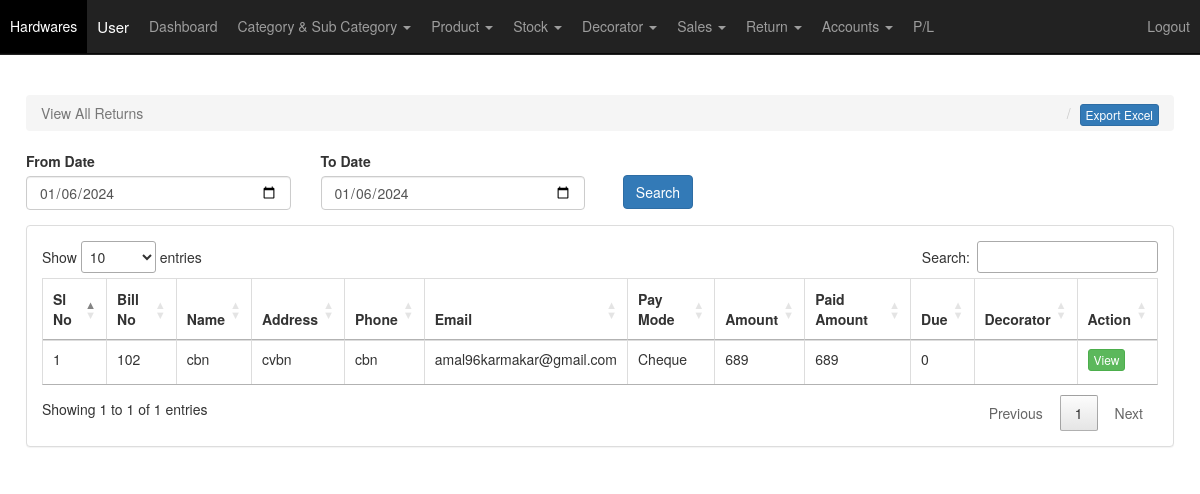
Screenshot of /view_return.php (signed in) with the database file from the repository.
### tables this page shows
CREATE TABLE `sales` (
  `sales_id` int NOT NULL,
  `bill_number` varchar(55) NOT NULL,
  `name` varchar(255) NOT NULL,
  `address` varchar(255) NOT NULL,
  `phone` varchar(55) NOT NULL,
  `email` varchar(55) NOT NULL,
  `pay_mode` varchar(55) NOT NULL,
  `total_purchase_amount` varchar(155) NOT NULL,
  `total_amount` varchar(55) NOT NULL,
  `paid` varchar(55) NOT NULL,
  `due` varchar(55) NOT NULL,
  `description` longtext NOT NULL,
  `decorator_id` varchar(55) NOT NULL,
  `next_payment_date` varchar(55) NOT NULL,
  `refer_type` varchar(15) NOT NULL DEFAULT 'S',
  `insert_date` datetime NOT NULL DEFAULT CURRENT_TIMESTAMP
);

### view_return.php (the view, shortened to what the rows shown need)
<?php include "include/header.php"; ?>
    <div id="wrapper">
        <?php include "top-menu.php"; ?>
        <div id="page-wrapper">
            <div class="container-fluid">
                <div class="row">
                    <?php if($_REQUEST['flag'] == "edit") {
                          $show=mysqli_fetch_array(mysqli_query($conn, "SELECT * from `sales` where `sales_id` = '$_REQUEST[edit_id]'")); ?>
                        <div class="col-lg-12 col-md-12">
                            <form role="form" action="<?php echo $_SERVER['PHP_SELF']; ?>" method="POST">
                                <input name="sales_id" value="<?php echo $show['sales_id']; ?>" type="hidden">
                                <div class="col-md-3">
                                    <div class="form-group">
                                      <label>Bill Number</label>
                                      <input class="form-control" name="bill_num" value="<?php echo $show['bill_number']; ?>" type="text" placeholder="Enter Bill Number">
                                    </div>
                                </div>
                                <div class="col-md-3">
                                    <div class="form-group">
                                      <label>Name</label>
                                      <input class="form-control" name="name" value="<?php echo $show['name']; ?>" type="text" placeholder="Enter Name">
                                    </div>
                                </div>
                                <div class="col-md-3">
                                    <div class="form-group">
                                      <label>Phone</label>
                                      <input class="form-control" name="phone" value="<?php echo $show['phone']; ?>" type="text" placeholder="Enter Phone">
                                    </div>
                                </div>
                                <div class="col-md-3">
                                    <div class="form-group">
                                      <label>Email</label>
                                      <input class="form-control" name="email" value="<?php echo $show['email']; ?>" type="text" placeholder="Enter Email">
                                    </div>
                                </div>
                                <div class="col-lg-12">
                                    <table class="table table-bordered">
                                        <thead>
                                          <tr class="success">
                                            <th>Total Amount</th>
                                            <th>Previous Payment</th>
                                            <th>Due Amount</th>
                                          </tr>
                                        </thead>
                                        <tbody>
                                          <tr>
                                            <td>Rs. <?php echo $show['total_amount']; ?></td>
                                            <td>Rs. <?php echo $show['paid']; ?><input name="ppaid" type="hidden" value="<?php echo $show['paid']; ?>"></td>
                                            <td>Rs. <?php echo $show['due']; ?><input id="pdue" name="pdue" type="hidden" value="<?php echo $show['due']; ?>"></td>
                                          </tr>
                                        </tbody>
                                    </table>
                                </div>
                                <div class="col-md-2">
                                    <div class="form-group">
                                    	<label>Payment mode <span class="text-danger">*</span></label>
                                    	<select class="form-control" name="paytype" id="paytype" required="">
                                    		<option>Select Pay Mode</option>
                                    		<option value="Cash" <?php if($show['pay_mode']=="Cash") { echo "selected"; } else { } ?>>Cash</option>
                                    		<option value="Google pay" <?php if($show['pay_mode']=="Google pay") { echo "selected"; } else { } ?>>Google pay</option>
                                    		<option value="UPI/Net banking" <?php if($show['pay_mode']=="UPI/Net banking") { echo "selected"; } else { } ?>>UPI/Net banking</option>
                                    		<option value="Credit card" <?php if($show['pay_mode']=="Credit card") { echo "selected"; } else { } ?>>Credit card</option>
                                    		<option value="Debit card" <?php if($show['pay_mode']=="Debit card") { echo "selected"; } else { } ?>>Debit card</option>
                                    		<option value="Cheque" <?php if($show['pay_mode']=="Cheque") { echo "selected"; } else { } ?>>Cheque</option>
                                    		<option value="Paytm" <?php if($show['pay_mode']=="Paytm") { echo "selected"; } else { } ?>>Paytm</option>
                                    	</select>
                                    </div>
                                </div>
                                <div class="col-md-2">
                                    <div class="form-group">
                                      <label>Total Amount</label>
                                      <input class="form-control" name="tamount" value="<?php echo $show['total_amount']; ?>" type="text" placeholder="Enter Total Amount">
                                    </div>
                                </div>
                                <div class="col-md-2">
                                    <div class="form-group">
                                      <label>Paid</label>
                                      <input class="form-control" id="paid1" name="paid" onkeyup="calc1()" type="text" placeholder="Enter Paid">
                                    </div>
                                </div>
                                <div class="col-md-2">
                                    <div class="form-group">
                                      <label>Due</label>
                                      <input class="form-control" id="due1" name="due" type="text" placeholder="Enter Due">
                                    </div>
                                </div>
                                <div class="col-md-4">
                                    <div class="form-group">
                                      <label>Description</label>
                                      <textarea class="form-control" name="description" rows="4" cols="50" placeholder="Enter Description" style="height:80px;"><?php echo $show['description']; ?></textarea>
                                    </div>
                                </div>
                                <hr>
                                <div class="col-md-12">
                                        <table class="table table-bordered" id="sumtable">
                                          <thead>
                                            <tr class="success">
                                              <th>Item Name</th>
                                              <th>Quantity</th>
                                              <th>Price (Per Unit)</th>
                                              <th>Total Price</th>
                                              <th>Item Description</th>
                                            </tr>
                                          </thead>
                                          <tbody class="field_wrapper" id="product_table">
                                            <?php $sql_stock = mysqli_query($conn, "SELECT * FROM item_sales WHERE sales_id='".$show['sales_id']."'");
                                            while($show_stock = mysqli_fetch_array($sql_stock)) { ?>
                                            <tr>
                                              <td><?php $sql_pname = mysqli_fetch_array(mysqli_query($conn, "SELECT * FROM product WHERE product_id = '".$show_stock['item_name']."'")); echo $sql_pname['product_name']; ?></td>
                                              <td><?php echo $show_stock['quantity']; ?></td>
                                              <td><?php echo $show_stock['price']; ?></td>
                                              <td><?php echo ($show_stock['quantity']*$show_stock['price']); ?></td>
                                              <td><?php echo $show_stock['description']; ?></td>
                                            </tr>
                                            <?php } ?>
                                          </tbody>
                                        </table>
                                </div>
                                <hr>
                                <div class="col-lg-4">
                                    <div class="form-group">
                                      <label>Select Decorator</label>
                                      <select class="form-control select2" name="decorator" style="height:40px;" onchange="showDiv(this.value)">
                                        <option selected="selected">Select Decorator</option>
                                        <?php $sql_stock=mysqli_query($conn, "SELECT * FROM decorator ORDER BY decorator_id ASC");
                                        while($show_stock = mysqli_fetch_array($sql_stock)) { ?>
                                            <option value="<?php echo $show_stock['decorator_id']; ?>" <?php if($show['decorator_id']==$show_stock['decorator_id']) { echo "selected"; } else { } ?>><?php echo $show_stock['name']; ?> ( <?php echo $show_stock['phone']; ?> )</option>
                                        <?php } ?>
                                      </select>
                                    </div>
                                </div>
                                <div class="col-md-3">
                                    <div class="form-group">
                                      <label>Next Payment Date</label>
                                      <input class="form-control" name="cdate" value="<?php echo $show['next_payment_date']; ?>" type="date" placeholder="Enter Next Payment Date">
                                    </div>
                                </div>
                                <div class="col-md-4">
                                    <div class="form-group">
                                      <label>Address</label>
                                      <textarea class="form-control" name="address" rows="4" cols="50" placeholder="Enter Address"><?php echo $show['address']; ?></textarea>
                                    </div>
                                </div>
                                <div class="col-md-3">
                                    <div class="form-group">
                                        <input name="update" class="btn btn-primary" type="submit" value="Update" />
                                        <a href="view_sales.php" class="btn btn-primary">Cancel</a>
                                    </div>
                                </div>
                            </form>
                    </div>
                    <?php } else { ?>
                    <div class="col-lg-12 col-md-12">
                      <div class="panel panel-default">
                          <div class="panel-body">
                            <table class="table table-bordered" id="example">
                              <thead>
                                <tr>
                                  <th>Sl No</th>
                                  <th>Bill No</th>
                                  <th>Name</th>
                                  <th>Address</th>
                                  <th>Phone</th>
                                  <th>Email</th>
                                  <th>Pay Mode</th>
                                  <th>Amount</th>
                                  <th>Paid Amount</th>
                                  <th>Due</th>
                                  <th>Decorator</th>
                                  <th>Action</th>
                                </tr>
                              </thead>
                              <tbody>
                            <?php $i = 1;
                              if (isset($_POST['search'])) {
                                $from = $_POST["from"];
                                $to = $_POST["to"];
                                $sql_stock = mysqli_query($conn, "SELECT * FROM sales WHERE WHERE refer_type='R' AND date(insert_date) BETWEEN '$from' AND '$to'");
                              } else {
                                $sql_stock=mysqli_query($conn, "SELECT * FROM sales WHERE refer_type='R' ORDER BY sales_id ASC");
                              }
                              while($show_stock = mysqli_fetch_array($sql_stock)) { ?>
                                <tr>
                                  <td><?php echo $i; ?></td>
                                  <td><?php echo $show_stock['bill_number']; ?></td>
                                  <td><?php echo $show_stock['name']; ?></td>
                                  <td><?php echo $show_stock['address']; ?></td>
                                  <td><?php echo $show_stock['phone']; ?></td>
                                  <td><?php echo $show_stock['email']; ?></td>
                                  <td><?php echo $show_stock['pay_mode']; ?></td>
                                  <td><?php echo $show_stock['total_amount']; ?></td>
                                  <td><?php echo $show_stock['paid']; ?></td>
                                  <td><?php echo $show_stock['due']; ?></td>
                                  <td><?php $show_dec = mysqli_fetch_array(mysqli_query($conn, "SELECT * from `decorator` where `decorator_id` = '".$show_stock['decorator_id']."'")); echo $show_dec['name']; ?></td>
                                  <td><?php if($_SESSION['cus']['role']=="User") { ?>
                                      <a class="btn btn-success btn-xs" href="view_sales.php?flag=view&view_id=<?php echo $show_stock['sales_id']; ?>" style="margin-right:10px;margin-bottom:5px;">View</a>
                                      <?php } ?>
                                  </td>
                                </tr>
                                <?php $i++; } ?>
                              </tbody>
                            </table>
                          </div>
                      </div>
                    </div>
                    <?php } ?>
                </div>
            </div>
        </div>
    </div>
<?php include "include/footer.php"; ?>

### rows the page displays
sales: bill_number "102", name "cbn", address "cvbn", phone "cbn", email "amal96karmakar@gmail.com", pay_mode "Cheque", total_amount "689", paid "689", due "0"

### other values shown
$_SESSION['cus']['name'] "User"
